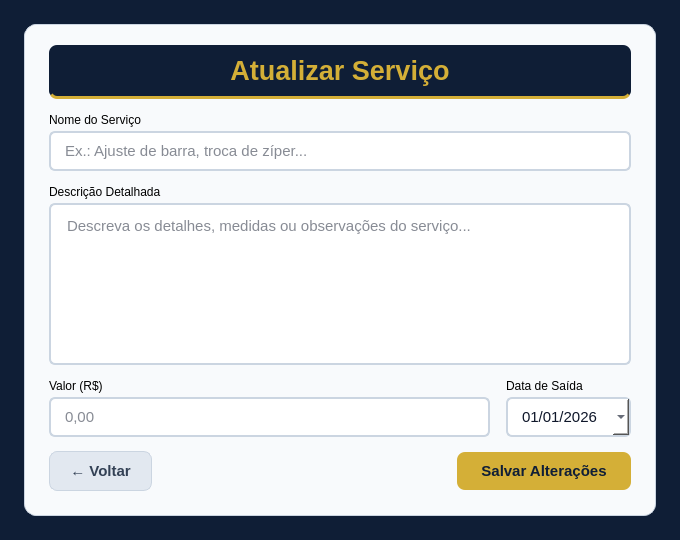
<?xml version="1.0" encoding="UTF-8"?>
<ui version="4.0">
 <class>MainWindow</class>
 <widget class="QMainWindow" name="MainWindow">
  <property name="geometry">
   <rect>
    <x>0</x>
    <y>0</y>
    <width>680</width>
    <height>540</height>
   </rect>
  </property>
  <property name="minimumSize">
   <size>
    <width>600</width>
    <height>500</height>
   </size>
  </property>
  <property name="windowTitle">
   <string>Atualizar Serviço</string>
  </property>
  <property name="styleSheet">
   <string notr="true">QMainWindow, QWidget#centralwidget {
    background-color: #0F1E36;
    font-family: "Segoe UI", Arial, sans-serif;
}

QFrame#widget {
    background-color: #F8FAFC;
    border-radius: 12px;
    border: 1px solid #CBD5E1;
}

QLabel#label_8 {
    background-color: #0F1E36;
    color: #D4AF37;
    font-size: 20pt;
    font-weight: bold;
    border-radius: 8px;
    border-bottom: 3px solid #D4AF37;
    padding: 10px;
}

QLabel.field_label {
    color: #1E293B;
    font-size: 10pt;
    font-weight: bold;
    background: transparent;
}

QLineEdit, QTextEdit, QDateEdit {
    background-color: #FFFFFF;
    color: #0F172A;
    border: 1.5px solid #CBD5E1;
    border-radius: 6px;
    padding: 8px 12px;
    font-size: 11pt;
}

QLineEdit:focus, QTextEdit:focus, QDateEdit:focus {
    border: 1.5px solid #D4AF37;
    background-color: #FFFDF7;
}

QPushButton#att_bt {
    background-color: #D4AF37;
    color: #0F1E36;
    font-size: 11pt;
    font-weight: bold;
    border-radius: 8px;
    padding: 10px 24px;
    border: none;
}

QPushButton#att_bt:hover {
    background-color: #E2C044;
}

QPushButton#att_bt:pressed {
    background-color: #B89628;
}

QPushButton#voltar_bt {
    background-color: #E2E8F0;
    color: #334155;
    font-size: 11pt;
    font-weight: bold;
    border-radius: 8px;
    padding: 10px 20px;
    border: 1px solid #CBD5E1;
}

QPushButton#voltar_bt:hover {
    background-color: #CBD5E1;
    color: #0F172A;
}</string>
  </property>
  <widget class="QWidget" name="centralwidget">
   <layout class="QVBoxLayout" name="verticalLayout_main">
    <property name="leftMargin">
     <number>24</number>
    </property>
    <property name="topMargin">
     <number>24</number>
    </property>
    <property name="rightMargin">
     <number>24</number>
    </property>
    <property name="bottomMargin">
     <number>24</number>
    </property>
    <item>
     <widget class="QFrame" name="widget">
      <layout class="QVBoxLayout" name="verticalLayout_card">
       <property name="spacing">
        <number>14</number>
       </property>
       <property name="leftMargin">
        <number>24</number>
       </property>
       <property name="topMargin">
        <number>20</number>
       </property>
       <property name="rightMargin">
        <number>24</number>
       </property>
       <property name="bottomMargin">
        <number>24</number>
       </property>
       <item>
        <widget class="QLabel" name="label_8">
         <property name="text">
          <string>Atualizar Serviço</string>
         </property>
         <property name="alignment">
          <set>Qt::AlignCenter</set>
         </property>
        </widget>
       </item>
       <item>
        <layout class="QVBoxLayout" name="col_servico">
         <property name="spacing">
          <number>4</number>
         </property>
         <item>
          <widget class="QLabel" name="label_7">
           <property name="class" stdset="0">
            <string>field_label</string>
           </property>
           <property name="text">
            <string>Nome do Serviço</string>
           </property>
          </widget>
         </item>
         <item>
          <widget class="QLineEdit" name="servico_txt">
           <property name="placeholderText">
            <string>Ex.: Ajuste de barra, troca de zíper...</string>
           </property>
          </widget>
         </item>
        </layout>
       </item>
       <item>
        <layout class="QVBoxLayout" name="col_descricao">
         <property name="spacing">
          <number>4</number>
         </property>
         <item>
          <widget class="QLabel" name="label_desc">
           <property name="class" stdset="0">
            <string>field_label</string>
           </property>
           <property name="text">
            <string>Descrição Detalhada</string>
           </property>
          </widget>
         </item>
         <item>
          <widget class="QTextEdit" name="descricao_txt">
           <property name="placeholderText">
            <string>Descreva os detalhes, medidas ou observações do serviço...</string>
           </property>
          </widget>
         </item>
        </layout>
       </item>
       <item>
        <layout class="QHBoxLayout" name="row_valor_data">
         <property name="spacing">
          <number>16</number>
         </property>
         <item>
          <layout class="QVBoxLayout" name="col_valor">
           <property name="spacing">
            <number>4</number>
           </property>
           <item>
            <widget class="QLabel" name="label_11">
             <property name="class" stdset="0">
              <string>field_label</string>
             </property>
             <property name="text">
              <string>Valor (R$)</string>
             </property>
            </widget>
           </item>
           <item>
            <widget class="QLineEdit" name="valor_txt">
             <property name="placeholderText">
              <string>0,00</string>
             </property>
            </widget>
           </item>
          </layout>
         </item>
         <item>
          <layout class="QVBoxLayout" name="col_data">
           <property name="spacing">
            <number>4</number>
           </property>
           <item>
            <widget class="QLabel" name="label_12">
             <property name="class" stdset="0">
              <string>field_label</string>
             </property>
             <property name="text">
              <string>Data de Saída</string>
             </property>
            </widget>
           </item>
           <item>
            <widget class="QDateEdit" name="saida_date_edit">
             <property name="calendarPopup">
              <bool>true</bool>
             </property>
             <property name="displayFormat">
              <string>dd/MM/yyyy</string>
             </property>
             <property name="dateTime">
              <datetime>
               <hour>0</hour>
               <minute>0</minute>
               <second>0</second>
               <year>2026</year>
               <month>1</month>
               <day>1</day>
              </datetime>
             </property>
            </widget>
           </item>
          </layout>
         </item>
        </layout>
       </item>
       <item>
        <layout class="QHBoxLayout" name="row_actions">
         <property name="spacing">
          <number>12</number>
         </property>
         <item>
          <widget class="QPushButton" name="voltar_bt">
           <property name="cursor">
            <cursorShape>PointingHandCursor</cursorShape>
           </property>
           <property name="text">
            <string>← Voltar</string>
           </property>
          </widget>
         </item>
         <item>
          <spacer name="horizontalSpacer">
           <property name="orientation">
            <enum>Qt::Horizontal</enum>
           </property>
           <property name="sizeHint" stdset="0">
            <size>
             <width>40</width>
             <height>20</height>
            </size>
           </property>
          </spacer>
         </item>
         <item>
          <widget class="QPushButton" name="att_bt">
           <property name="cursor">
            <cursorShape>PointingHandCursor</cursorShape>
           </property>
           <property name="text">
            <string>Salvar Alterações</string>
           </property>
          </widget>
         </item>
        </layout>
       </item>
      </layout>
     </widget>
    </item>
   </layout>
  </widget>
 </widget>
 <resources/>
 <connections/>
</ui>
